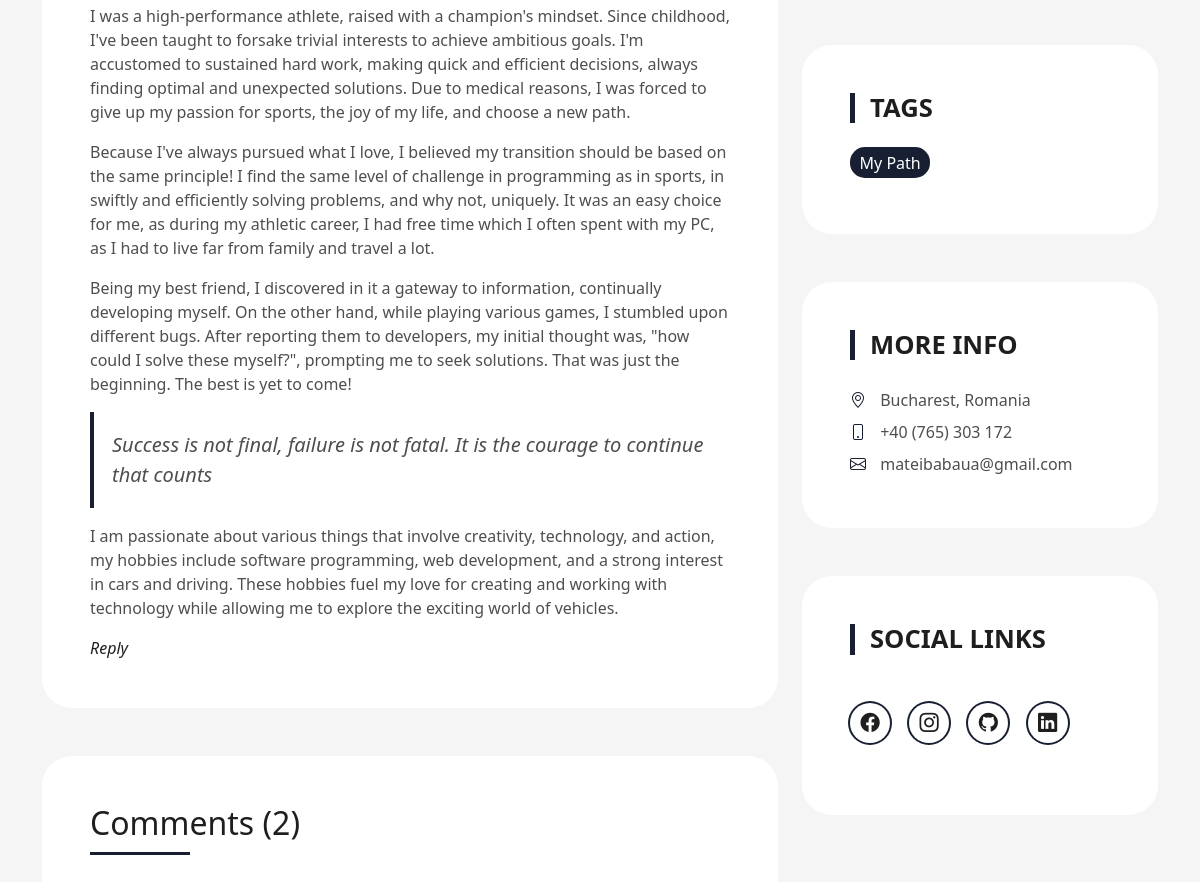
/blog (middle part), run on an earlier commit of the app's database.
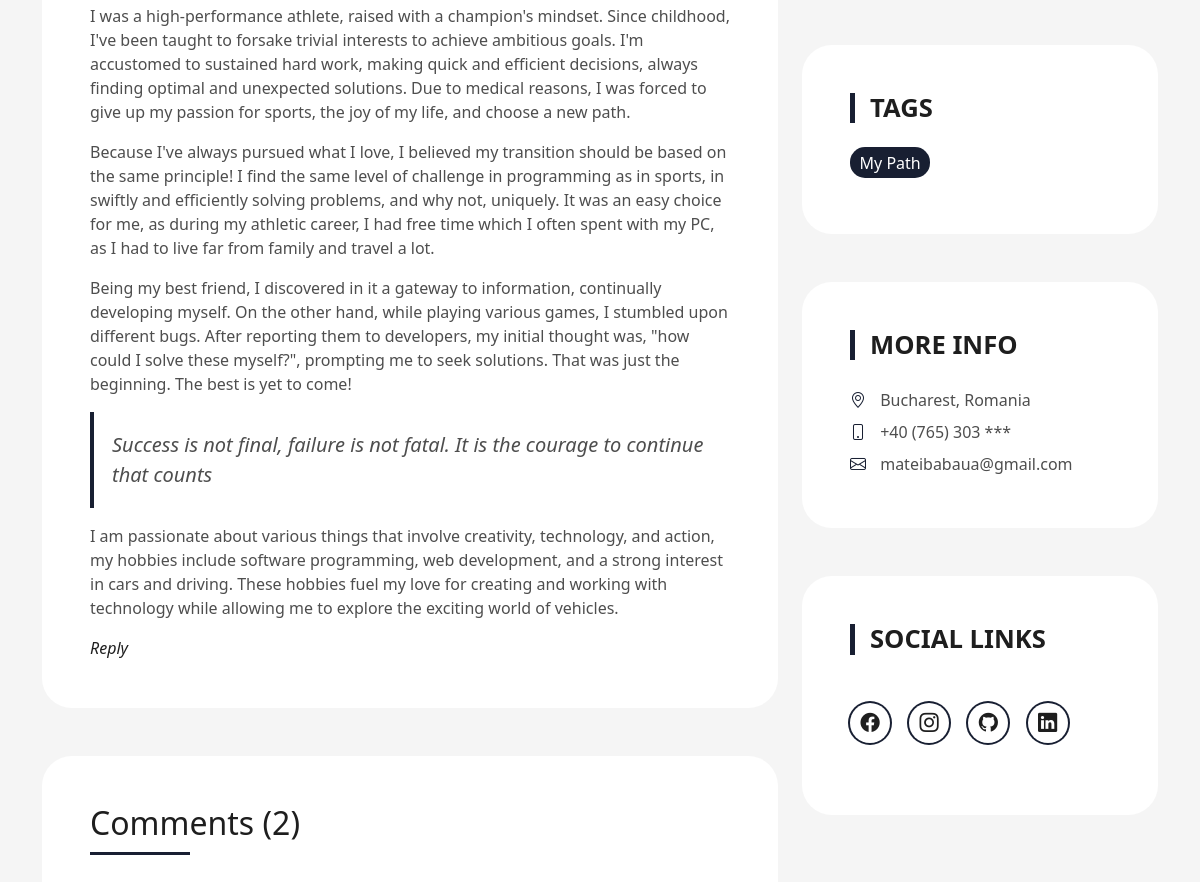
And on a later commit of the database.
### tables this page shows
CREATE TABLE Contacte (ID INTEGER PRIMARY KEY, Name TEXT, Profile TEXT, Email TEXT, Phone TEXT);

### routes.py (the view)
@app.route('/blog')
def blog():
    database = Database('database.db')
    get_db_contact_info = ContactInfo(database).get_info()
    get_db_blog_comments = BlogComments(database).get_comments()
    get_db_comments_count = BlogComments(database).count_rows()
    get_db_websites_links = Websites(database).get_website()
    return render_template('blog.html',
                           contact_info=get_db_contact_info,
                           comments=get_db_blog_comments,
                           comments_index=get_db_comments_count,
                           websites=get_db_websites_links,)

### models.py (called while the page is built)
def create_connection(database_name):
    conn = sqlite3.connect(database_name)
    return conn

    def execute_query(self, query, params=None):
        if params:
            self.cursor.execute(query, params)
        else:
            self.cursor.execute(query)
        return self.cursor.fetchall()

    def __del__(self):
        self.conn.close()

    def get_info(self):
        query_result = self.database.execute_query("SELECT * FROM Contacte")
        return query_result[0] if query_result else None

    def get_website(self):
        query = "SELECT website, link FROM websites"
        return self.database.execute_query(query)

    def get_comments(self):
        query = "SELECT name, reply, strftime('%d-%m-%Y %H:%M:%S', date) AS date FROM Replies"
        try:
            rows = self.database.execute_query(query)
            comments = [Comments(name, reply, date) for name, reply, date in rows]
            return comments
        except sqlite3.Error as e:
            print("An error occurred:", e)

### templates/blog.html (shortened to what the changed rows need)
<!DOCTYPE html>
<html lang="en">
<head>
  <link href="{{ url_for('static', filename='assets/vendor/bootstrap/css/bootstrap.min.css') }}" rel="stylesheet">
  <link href="{{ url_for('static', filename='assets/vendor/bootstrap-icons/bootstrap-icons.css') }}" rel="stylesheet">
  <link href="{{ url_for('static', filename='assets/vendor/glightbox/css/glightbox.min.css') }}" rel="stylesheet">
  <link href="{{ url_for('static', filename='assets/vendor/swiper/swiper-bundle.min.css') }}" rel="stylesheet">
  <link rel="stylesheet" type="text/css" href="{{ url_for('static', filename='assets/css/style.css') }}">
</head>
<body>
  <main id="main">
    <section class="blog-wrapper sect-pt4" id="blog">
      <div class="container">
        <div class="row">
          <div class="col-md-4">
            <div class="widget-sidebar">
              <div class="sidebar-content">
                <ul class="list-ico">
                  <li><span class="bi bi-geo-alt"></span> Bucharest, Romania</li>
                  <li><span class="bi bi-phone"></span> {{ contact_info[4] }}</li>
                  <li><span class="bi bi-envelope"></span> {{ contact_info[3] }}</li>
                </ul>
              </div>
            </div>
          </div>
        </div>
      </div>
    </section>
  </main>
</body>
</html>

What changed in the data, as far as the page shows it:
changed Contacte "mateibabaua@gmail.com": Phone "+40 (765) 303 172" → "+40 (765) 303 ***"
